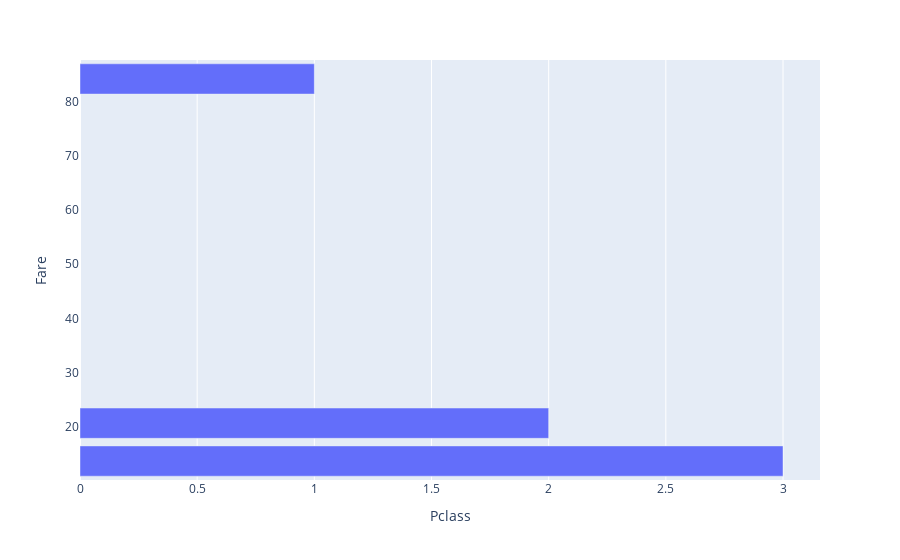

Write notebook code for a chart like this one.
### Code cell
fig3

### Figure 1 — Plotly figure (JSON) as saved in the notebook; plotly's stock layout.template omitted (floating-point values rounded to 4 significant figures)
{"data": [{"alignmentgroup": "True", "hovertemplate": "Pclass=%{x}<br>Fare=%{y}<extra></extra>", "legendgroup": "", "marker": {"color": "#636efa", "pattern": {"shape": ""}}, "name": "", "offsetgroup": "", "orientation": "h", "showlegend": false, "textposition": "auto", "type": "bar", "x": [1, 2, 3], "xaxis": "x", "y": [84.15, 20.66, 13.68], "yaxis": "y"}], "layout": {"barmode": "relative", "legend": {"tracegroupgap": 0}, "margin": {"t": 60}, "xaxis": {"anchor": "y", "domain": [0, 1], "title": {"text": "Pclass"}}, "yaxis": {"anchor": "x", "domain": [0, 1], "title": {"text": "Fare"}}}}
